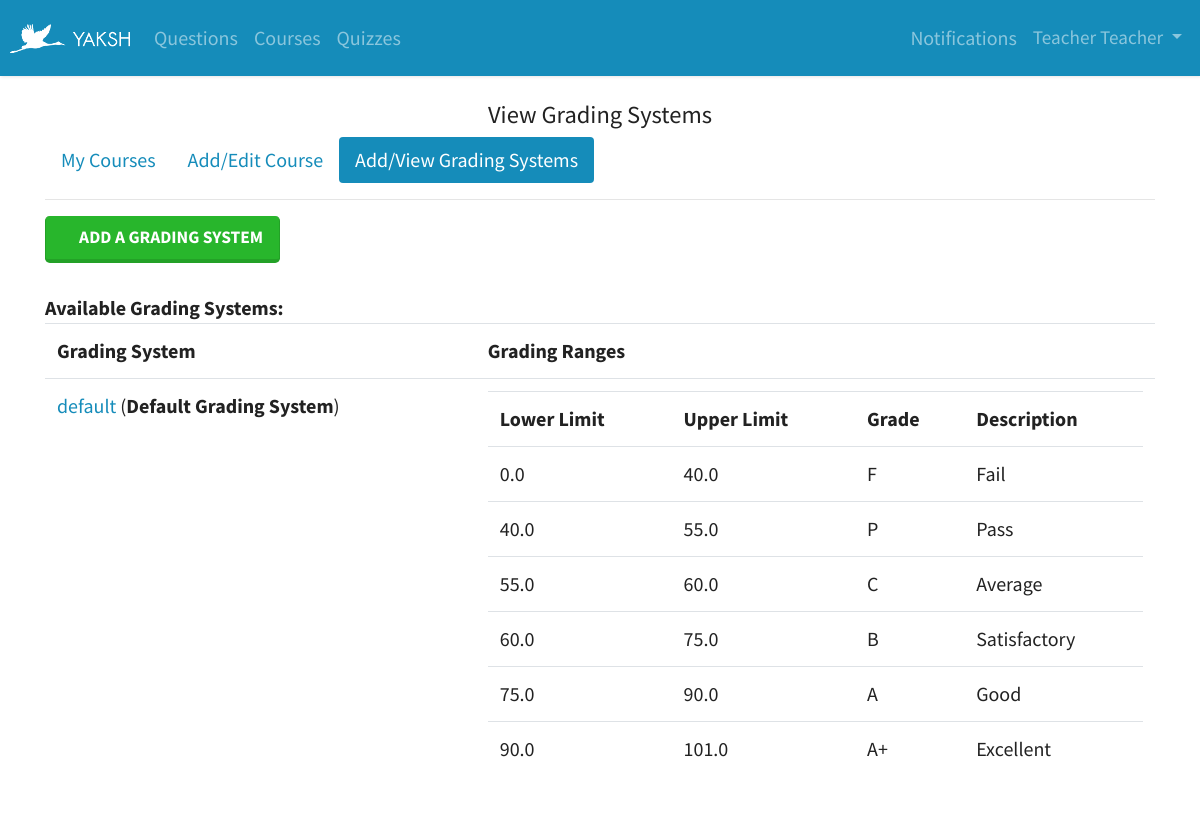
Page /grades/ (signed in) on the committed database.
### grades/models.py (models this page shows, shortened)
class GradingSystem(models.Model):
    name = models.CharField(max_length=255, unique=True)
    description = models.TextField(default='About the grading system!')
    creator = models.ForeignKey(User, null=True, blank=True,
                                on_delete=models.CASCADE)

class GradeRange(models.Model):
    system = models.ForeignKey(GradingSystem, on_delete=models.CASCADE)
    lower_limit = models.FloatField()
    upper_limit = models.FloatField()
    grade = models.CharField(max_length=10)
    description = models.CharField(max_length=127, null=True, blank=True)

### grades/views.py (the view)
@login_required
def grading_systems(request):
    user = request.user
    default_grading_system = GradingSystem.objects.get(name='default')
    grading_systems = GradingSystem.objects.filter(creator=user)
    return render(request, 'grading_systems.html', {'default_grading_system':
                  default_grading_system, 'grading_systems': grading_systems})

### grades/templates/grading_systems.html (shortened to what this page needs)
{% extends "manage.html" %}
{% block pagetitle %} View Grading Systems {% endblock %}
{% block main %}
<html>
    <div class="row">
        <div class="col-md-8">
            <ul class="nav nav-pills" id="course_tabs">
                <li class="nav-item">
                    <a class="nav-link" href="{% url 'yaksh:courses' %}">
                        My Courses
                    </a>
                </li>
                <li class="nav-item">
                    <a class="nav-link" href="{% url 'yaksh:add_course' %}">
                        Add/Edit Course
                    </a>
                </li>
                <li class="nav-item">
                    <a href="{% url 'grades:grading_systems'%}" class="active nav-link" >
                        Add/View Grading Systems
                    </a>
                </li>
            </ul>
        </div>
    </div>
    <hr>
    <a href="{% url 'grades:add_grade' %}" class="btn btn-success btn-lg">
        <span class=" fa fa-plus-circle"></span>&nbsp;Add a Grading System
    </a>
    <br><br>
    <b> Available Grading Systems: </b>
    <table class="table">
        <tr>
            <th>Grading System</th>
            <th>Grading Ranges</th>
        </tr>
        <tr>
            <td>
            <a href="{% url 'grades:edit_grade' default_grading_system.id %}">
            {{ default_grading_system.name }}</a> (<b>Default Grading System</b>)
            </td>
            <td>
                <table class="table">
                    <tr>
                        <th>Lower Limit</th>
                        <th>Upper Limit</th>
                        <th>Grade</th>
                        <th>Description</th>
                    </tr>
                    {% for range in default_grading_system.graderange_set.all %}
                        <tr>
                            <td>{{range.lower_limit}}</td>
                            <td>{{range.upper_limit}}</td>
                            <td>{{range.grade}}</td>
                            {% if range.description %}
                                <td>{{range.description}}</td>
                            {% else %}
                                <td>------</td>
                            {% endif %}
                        </tr>
                    {% endfor %}
                </table>
            </td>
        </tr>
</html>
{% endblock %}

### yaksh/templates/manage.html (shortened to what this page needs)
{% extends "base.html" %}
{% load static %}
{% block nav %}
<nav class="navbar navbar-expand-sm navbar-dark bg-primary fixed-top">
    <a class="navbar-brand" href="{% url 'yaksh:index' %}">
    <img src="{% static 'yaksh/images/yaksh_banner.png' %}" alt="YAKSH">
    </a>
    <div class="collapse navbar-collapse" id="navbarColor01">
    <ul class="navbar-nav mr-auto">
        <li class="nav-item">
          <a class="nav-link" href="{% url 'yaksh:show_questions' %}">
            Questions
          </a>
        </li>
        <li class="nav-item">
          <a class="nav-link" href="{% url 'yaksh:courses' %}">
            Courses
          </a>
        </li>
        <li class="nav-item">
          <a class="nav-link" href="{% url 'yaksh:grade_user' %}">
            Quizzes
          </a>
        </li>
    </ul>
    <ul class="navbar-nav ml-auto">
        <li class="nav-item">
          <a class="nav-link" href="{% url 'yaksh:view_notifications' %}">
            <i class="fa fa-bell" style="size: 18px"></i>&nbsp;Notifications
          </a>
        </li>
        <li class="nav-item dropdown my-lg-0" style="font-size: 1.2rem">
            <a class="dropdown-toggle nav-link" id="user_dropdown" data-toggle="dropdown" href="#">{{user.get_full_name|title}}
            </a>
        </li>
    </ul>
    </div>
</nav>
{% endblock %}
{% block content %}
<div class="container">
    {% block main %}
    {% endblock %}
</div>
{% endblock %}

### yaksh/static/yaksh/css/custom.css (style rules this page uses)
body, .dropdown-menu { font-size: 1.25rem; }
.dropdown { display: flex; }
.course-detail, #result-table > th, td { word-wrap: break-word; }
.navbar { padding: 15px 10px; background: #fff; border: none; border-radius: 0; margin-bottom: 40px; box-shadow: 1px 1px 3px rgba(0, 0, 0, 0.1); }

### rows in the picture
GradingSystem: name "default"
GradeRange: lower_limit "0.0", upper_limit "40.0", grade "F", description "Fail"
GradeRange: lower_limit "40.0", upper_limit "55.0", grade "P", description "Pass"
GradeRange: lower_limit "55.0", upper_limit "60.0", grade "C", description "Average"
GradeRange: lower_limit "60.0", upper_limit "75.0", grade "B", description "Satisfactory"
GradeRange: lower_limit "75.0", upper_limit "90.0", grade "A", description "Good"
GradeRange: lower_limit "90.0", upper_limit "101.0", grade "A+", description "Excellent"

### other values in the picture
{{ user.get_full_name|title }} "Teacher Teacher"
